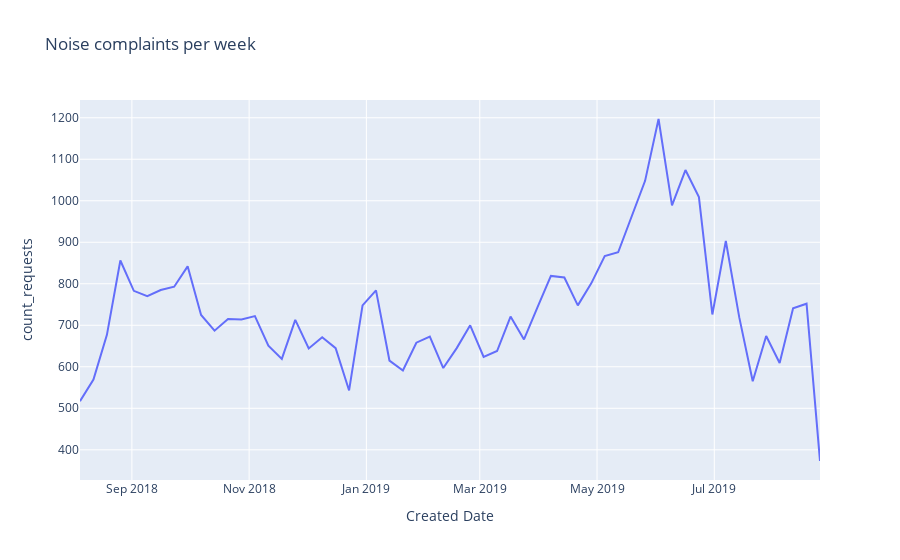

Here is the notebook cell this chart was saved with:
### Markdown cell above
Let's try weekly:

### Code cell
noise_per_week = noise.resample("W", on="Created Date").size().reset_index(name="count_requests")

fig = px.line(
    noise_per_week,
    x="Created Date",
    y="count_requests",
    title="Noise complaints per week",
)
fig.show()
